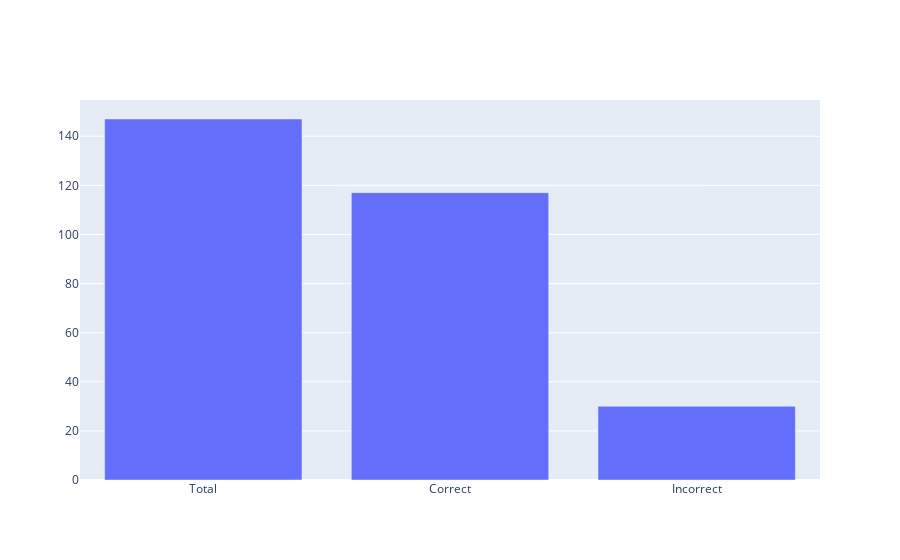

Here is the notebook cell this chart was saved with:
### Code cell
# add in graphics -
total  = len(baseline)
correct = baseline.count('0')
incorrect =baseline.count('1')
data1 = [total, correct, incorrect]
        

risk=['Total','Correct', 'Incorrect']
fig = go.Figure(data=[go.Bar(name='Baseline Model data', x=risk, y=data1)])

# Change the bar mode
fig.update_layout(barmode='group')
print('Full Baseline Model Data Distribution')
fig.show()

### Figure 1 — Plotly figure (JSON) as saved in the notebook; plotly's stock layout.template omitted (floating-point values rounded to 4 significant figures)
{"data": [{"name": "Baseline Model data", "type": "bar", "x": ["Total", "Correct", "Incorrect"], "y": [147, 117, 30]}], "layout": {"barmode": "group"}}
